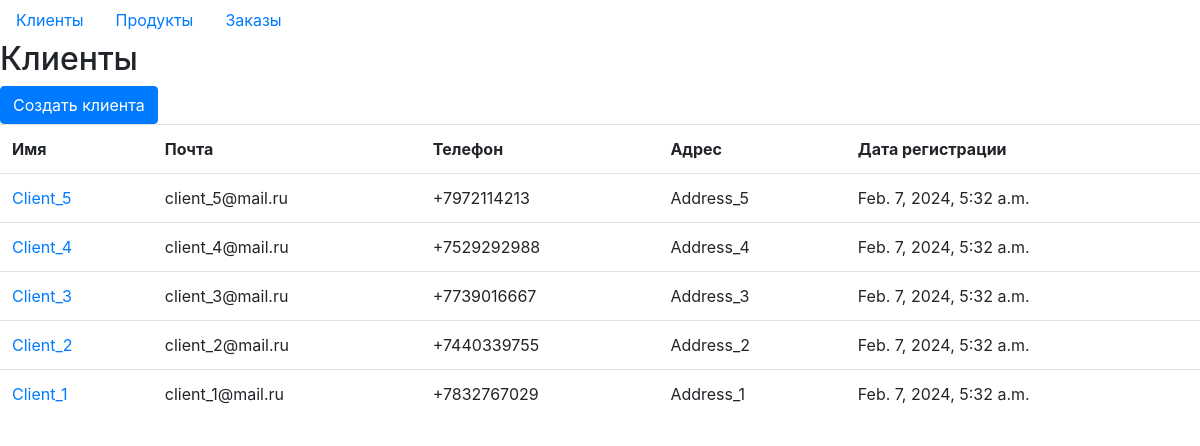
The page /homework_03/clients/ on the database as committed earlier.
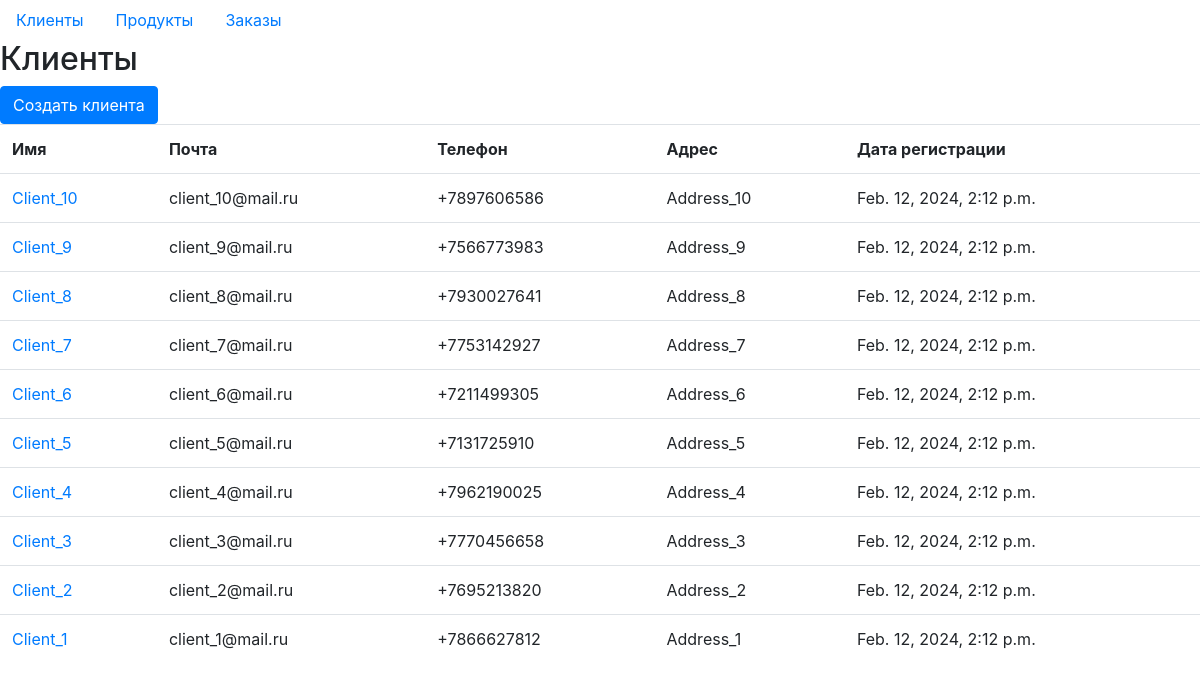
The same page on the database as committed later.
### homework_02/models.py (models this page shows, shortened)
class Client(models.Model):
    name = models.CharField(max_length=100, unique=True, verbose_name='имя')
    email = models.EmailField(verbose_name='электронная почта')
    phone = models.CharField(max_length=20, verbose_name='номер телефона')
    address = models.CharField(max_length=100, verbose_name='адрес')
    reg_date = models.DateTimeField(auto_now_add=True, verbose_name='дата регистрации')
    change_date = models.DateTimeField(auto_now=True, verbose_name='дата изменения')
    class Meta:
        ordering = ['-change_date']
        verbose_name = 'клиент'
        verbose_name_plural = 'клиенты'

### homework_03/views.py (the view)
# urls.py: path('clients/', get_clients, name='get_clients'),
def get_clients(request):
    clients = Client.objects.order_by('-reg_date').all()
    context = {
        'title': 'Клиенты',
        'columns': ['Имя', 'Почта', 'Телефон', 'Адрес', 'Дата регистрации'],
        'clients': clients,
    }
    return render(request, 'homework_03/clients.html', context)

### homework_03/templates/homework_03/clients.html (shortened to what this page needs)
{% extends 'homework_03/orders_base.html' %}
{% block content %}
<h2> {{ title }} </h2>
<a class="btn btn-primary" role="button" href="{% url 'client_create'%}">Создать клиента</a>
<table class="table">
    <tr>
        {% for column in columns %}
        <th>{{ column }}</th>
        {% endfor %}
    </tr>
    {% for client in clients %}
    <tr>
        <td><a href="{% url 'client_full' client.id %}">{{ client.name }}</a></td>
        <td>{{ client.email }}</td>
        <td>{{ client.phone }}</td>
        <td>{{ client.address}}</td>
        <td>{{ client.reg_date }}</td>
    </tr>
    {% endfor %}
</table>
{% endblock %}

### homework_03/templates/homework_03/orders_base.html (shortened to what this page needs)
<!DOCTYPE html>
<html>
<head>
    <link rel="stylesheet" href="https://cdn.jsdelivr.net/npm/bootstrap@4.3.1/dist/css/bootstrap.min.css">
</head>
<body>
<ul class="nav nav-pills">
    <li class="nav-item"><a href="{% url 'get_clients' %}" class="nav-link">Клиенты</a></li>
    <li class="nav-item"><a href="{% url 'get_products' %}" class="nav-link">Продукты</a></li>
    <li class="nav-item"><a href="{% url 'get_orders' %}" class="nav-link">Заказы</a></li>
</ul>
{% block content %}{% endblock %}
</body>
</html>

Rows that differ between the two databases and show on the page:
added Client: name "Client_10", email "client_10@mail.ru", phone "+7897606586", address "Address_10", reg_date "Feb. 12, 2024, 2:12 p.m."
added Client: name "Client_9", email "client_9@mail.ru", phone "+7566773983", address "Address_9", reg_date "Feb. 12, 2024, 2:12 p.m."
added Client: name "Client_8", email "client_8@mail.ru", phone "+7930027641", address "Address_8", reg_date "Feb. 12, 2024, 2:12 p.m."
added Client: name "Client_7", email "client_7@mail.ru", phone "+7753142927", address "Address_7", reg_date "Feb. 12, 2024, 2:12 p.m."
added Client: name "Client_6", email "client_6@mail.ru", phone "+7211499305", address "Address_6", reg_date "Feb. 12, 2024, 2:12 p.m."
changed Client "Client_5": phone "+7972114213" → "+7131725910"; reg_date "Feb. 7, 2024, 5:32 a.m." → "Feb. 12, 2024, 2:12 p.m."
changed Client "Client_4": phone "+7529292988" → "+7962190025"; reg_date "Feb. 7, 2024, 5:32 a.m." → "Feb. 12, 2024, 2:12 p.m."
changed Client "Client_3": phone "+7739016667" → "+7770456658"; reg_date "Feb. 7, 2024, 5:32 a.m." → "Feb. 12, 2024, 2:12 p.m."
changed Client "Client_2": phone "+7440339755" → "+7695213820"; reg_date "Feb. 7, 2024, 5:32 a.m." → "Feb. 12, 2024, 2:12 p.m."
changed Client "Client_1": phone "+7832767029" → "+7866627812"; reg_date "Feb. 7, 2024, 5:32 a.m." → "Feb. 12, 2024, 2:12 p.m."
